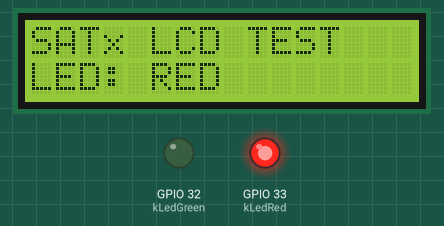
A sketch run on a simulated ESP32. On the bench: 16×2 character LCD, output pins drawn as LEDs (lit = HIGH). What the sketch prints to the serial monitor is not drawn.

Above: at 0.4 s.
At 2.4 s:
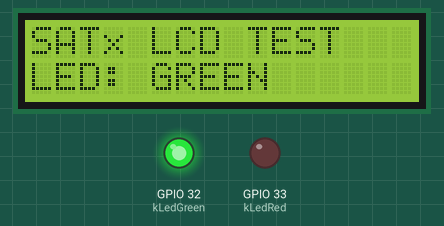
At 4.4 s:
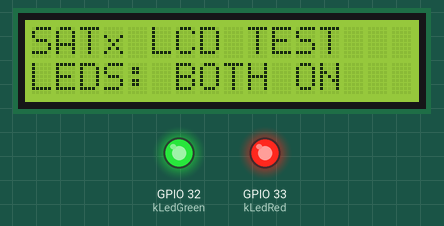
Timing chart, 0 to 5.9 s (numbered marks = the images above):
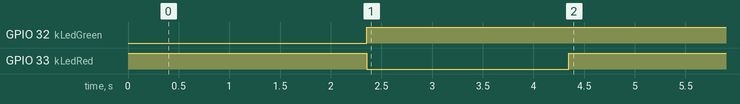

The sketch:

LcdLedTest.ino
```cpp
// Temporary hardware diagnostic: LCD + status LEDs only.
// Uses the same pin configuration as SATx; no sensors, WiFi, EEPROM or NVS writes.
// Red for 2 seconds, green for 2 seconds, then both stay on.
// This sketch replaces the SATx application on the ESP32 while testing.
#include <Arduino.h>
#include <Wire.h>
#include <hd44780.h>
#include <hd44780ioClass/hd44780_I2Cexp.h>

namespace {
// Gia tri cuc bo khop muc cau hinh trong SATx/SATx.ino; sketch nay chay doc lap.
constexpr uint8_t kLedRed = 33;
constexpr uint8_t kLedGreen = 32;
constexpr uint8_t kI2cSda = 21;
constexpr uint8_t kI2cScl = 22;
constexpr uint32_t kClockHz = 100000;
constexpr uint32_t kUartBaud = 115200;
constexpr uint8_t kCols = 16;
constexpr uint8_t kRows = 2;

hd44780_I2Cexp lcd;
bool lcdReady = false;
uint32_t testStartedMs = 0;
uint32_t lastReportMs = 0;
uint8_t previousPhase = 255;
constexpr uint32_t kSingleLedMs = 2000;

void setLeds(bool red, bool green) {
  digitalWrite(kLedRed, red ? HIGH : LOW);
  digitalWrite(kLedGreen, green ? HIGH : LOW);
}

void scanI2c() {
  uint8_t found = 0;
  Serial.println("I2C_SCAN_BEGIN");
  for (uint8_t address = 1; address < 127; ++address) {
    Wire.beginTransmission(address);
    const uint8_t result = Wire.endTransmission();
    if (result == 0) {
      Serial.printf("I2C_FOUND=0x%02X\n", address);
      ++found;
    } else if (result != 2) {
      Serial.printf("I2C_ERROR addr=0x%02X code=%u\n", address, result);
    }
  }
  Serial.printf("I2C_SCAN_END count=%u\n", found);
}
}  // namespace

void setup() {
  // LEDs work independently of the LCD initialization result.
  pinMode(kLedRed, OUTPUT);
  pinMode(kLedGreen, OUTPUT);
  setLeds(true, false);

  Serial.begin(kUartBaud);
  delay(250);
  Serial.println("BOOT: SATx LCD + LED TEST");
  Serial.printf("RED=GPIO%u GREEN=GPIO%u SDA=GPIO%u SCL=GPIO%u I2C=%luHz\n",
                kLedRed, kLedGreen,
                kI2cSda, kI2cScl,
                static_cast<unsigned long>(kClockHz));

  const bool busReady = Wire.begin(kI2cSda, kI2cScl, kClockHz);
  Wire.setTimeOut(25);
  if (busReady) {
    scanI2c();
    const int status = lcd.begin(kCols, kRows);
    lcdReady = (status == 0);
    Serial.printf("LCD_INIT=%d (%s)\n", status, lcdReady ? "OK" : "FAILED");
    if (lcdReady) {
      lcd.backlight();
      lcd.clear();
      lcd.setCursor(0, 0);
      lcd.print("SATx LCD TEST");
    }
  } else {
    Serial.println("I2C_BEGIN_FAILED");
  }
  testStartedMs = millis();
}

void loop() {
  const uint32_t now = millis();
  const uint32_t elapsed = now - testStartedMs;
  const uint8_t phase = elapsed < kSingleLedMs ? 0
                       : elapsed < 2 * kSingleLedMs ? 1 : 2;

  if (phase != previousPhase) {
    previousPhase = phase;
    setLeds(phase != 1, phase != 0);
    const char* label = phase == 0 ? "LED: RED        "
                        : phase == 1 ? "LED: GREEN      "
                                     : "LEDS: BOTH ON   ";
    Serial.println(label);
    if (lcdReady) {
      lcd.setCursor(0, 1);
      lcd.print(label);
    }
  }

  if (now - lastReportMs >= 2000) {
    lastReportMs = now;
    Serial.printf("ALIVE up=%lus lcd=%s phase=%u\n",
                  static_cast<unsigned long>(now / 1000),
                  lcdReady ? "OK" : "FAILED", phase);
  }
  delay(10);
}
```

Measured:
- by itself, GPIO 32 (kLedGreen): LOW → HIGH at 2.4 s
- by itself, GPIO 33 (kLedRed): HIGH → LOW at 2.4 s, → HIGH 2.0 s later
- what the display in image 0 shows lasts 2.0 s, from 0.4 s to 2.4 s
